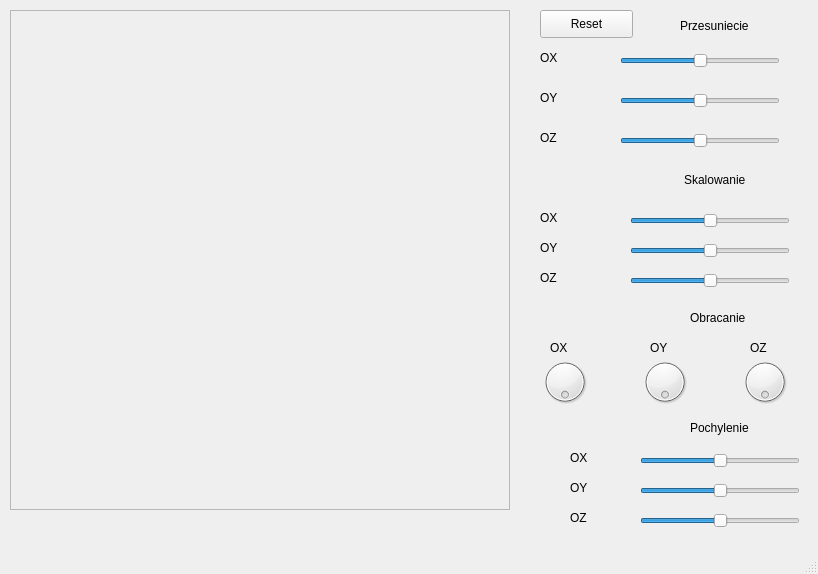
<?xml version="1.0" encoding="UTF-8"?>
<ui version="4.0">
 <class>MyWindow</class>
 <widget class="QMainWindow" name="MyWindow">
  <property name="geometry">
   <rect>
    <x>0</x>
    <y>0</y>
    <width>818</width>
    <height>574</height>
   </rect>
  </property>
  <property name="windowTitle">
   <string>MyWindow</string>
  </property>
  <widget class="QWidget" name="centralWidget">
   <widget class="QFrame" name="rysujFrame">
    <property name="geometry">
     <rect>
      <x>10</x>
      <y>10</y>
      <width>500</width>
      <height>500</height>
     </rect>
    </property>
    <property name="frameShape">
     <enum>QFrame::StyledPanel</enum>
    </property>
    <property name="frameShadow">
     <enum>QFrame::Raised</enum>
    </property>
   </widget>
   <widget class="QLabel" name="label">
    <property name="geometry">
     <rect>
      <x>680</x>
      <y>10</y>
      <width>71</width>
      <height>31</height>
     </rect>
    </property>
    <property name="text">
     <string>Przesuniecie</string>
    </property>
   </widget>
   <widget class="QSlider" name="horizontalSlider">
    <property name="geometry">
     <rect>
      <x>620</x>
      <y>50</y>
      <width>160</width>
      <height>22</height>
     </rect>
    </property>
    <property name="maximum">
     <number>500</number>
    </property>
    <property name="value">
     <number>250</number>
    </property>
    <property name="orientation">
     <enum>Qt::Horizontal</enum>
    </property>
   </widget>
   <widget class="QSlider" name="horizontalSlider_2">
    <property name="geometry">
     <rect>
      <x>620</x>
      <y>90</y>
      <width>160</width>
      <height>22</height>
     </rect>
    </property>
    <property name="maximum">
     <number>500</number>
    </property>
    <property name="value">
     <number>250</number>
    </property>
    <property name="orientation">
     <enum>Qt::Horizontal</enum>
    </property>
   </widget>
   <widget class="QSlider" name="horizontalSlider_3">
    <property name="geometry">
     <rect>
      <x>620</x>
      <y>130</y>
      <width>160</width>
      <height>22</height>
     </rect>
    </property>
    <property name="maximum">
     <number>500</number>
    </property>
    <property name="value">
     <number>250</number>
    </property>
    <property name="orientation">
     <enum>Qt::Horizontal</enum>
    </property>
   </widget>
   <widget class="QLabel" name="label_2">
    <property name="geometry">
     <rect>
      <x>540</x>
      <y>90</y>
      <width>61</width>
      <height>16</height>
     </rect>
    </property>
    <property name="text">
     <string>OY</string>
    </property>
   </widget>
   <widget class="QLabel" name="label_3">
    <property name="geometry">
     <rect>
      <x>540</x>
      <y>50</y>
      <width>61</width>
      <height>16</height>
     </rect>
    </property>
    <property name="text">
     <string>OX</string>
    </property>
   </widget>
   <widget class="QLabel" name="label_4">
    <property name="geometry">
     <rect>
      <x>540</x>
      <y>130</y>
      <width>61</width>
      <height>16</height>
     </rect>
    </property>
    <property name="text">
     <string>OZ</string>
    </property>
   </widget>
   <widget class="QLabel" name="label_5">
    <property name="geometry">
     <rect>
      <x>684</x>
      <y>170</y>
      <width>71</width>
      <height>20</height>
     </rect>
    </property>
    <property name="text">
     <string>Skalowanie</string>
    </property>
   </widget>
   <widget class="QLabel" name="label_6">
    <property name="geometry">
     <rect>
      <x>540</x>
      <y>210</y>
      <width>61</width>
      <height>16</height>
     </rect>
    </property>
    <property name="text">
     <string>OX</string>
    </property>
   </widget>
   <widget class="QLabel" name="label_7">
    <property name="geometry">
     <rect>
      <x>540</x>
      <y>240</y>
      <width>61</width>
      <height>16</height>
     </rect>
    </property>
    <property name="text">
     <string>OY</string>
    </property>
   </widget>
   <widget class="QLabel" name="label_8">
    <property name="geometry">
     <rect>
      <x>540</x>
      <y>270</y>
      <width>61</width>
      <height>16</height>
     </rect>
    </property>
    <property name="text">
     <string>OZ</string>
    </property>
   </widget>
   <widget class="QSlider" name="horizontalSlider_4">
    <property name="geometry">
     <rect>
      <x>630</x>
      <y>210</y>
      <width>160</width>
      <height>22</height>
     </rect>
    </property>
    <property name="maximum">
     <number>500</number>
    </property>
    <property name="value">
     <number>250</number>
    </property>
    <property name="orientation">
     <enum>Qt::Horizontal</enum>
    </property>
   </widget>
   <widget class="QSlider" name="horizontalSlider_5">
    <property name="geometry">
     <rect>
      <x>630</x>
      <y>240</y>
      <width>160</width>
      <height>22</height>
     </rect>
    </property>
    <property name="maximum">
     <number>500</number>
    </property>
    <property name="value">
     <number>250</number>
    </property>
    <property name="orientation">
     <enum>Qt::Horizontal</enum>
    </property>
   </widget>
   <widget class="QSlider" name="horizontalSlider_6">
    <property name="geometry">
     <rect>
      <x>630</x>
      <y>270</y>
      <width>160</width>
      <height>22</height>
     </rect>
    </property>
    <property name="maximum">
     <number>500</number>
    </property>
    <property name="value">
     <number>250</number>
    </property>
    <property name="orientation">
     <enum>Qt::Horizontal</enum>
    </property>
   </widget>
   <widget class="QLabel" name="label_9">
    <property name="geometry">
     <rect>
      <x>690</x>
      <y>310</y>
      <width>71</width>
      <height>16</height>
     </rect>
    </property>
    <property name="text">
     <string>Obracanie</string>
    </property>
   </widget>
   <widget class="QLabel" name="label_10">
    <property name="geometry">
     <rect>
      <x>550</x>
      <y>340</y>
      <width>61</width>
      <height>16</height>
     </rect>
    </property>
    <property name="text">
     <string>OX</string>
    </property>
   </widget>
   <widget class="QLabel" name="label_11">
    <property name="geometry">
     <rect>
      <x>650</x>
      <y>340</y>
      <width>61</width>
      <height>16</height>
     </rect>
    </property>
    <property name="text">
     <string>OY</string>
    </property>
   </widget>
   <widget class="QLabel" name="label_12">
    <property name="geometry">
     <rect>
      <x>750</x>
      <y>340</y>
      <width>61</width>
      <height>16</height>
     </rect>
    </property>
    <property name="text">
     <string>OZ</string>
    </property>
   </widget>
   <widget class="QDial" name="dial">
    <property name="geometry">
     <rect>
      <x>540</x>
      <y>350</y>
      <width>50</width>
      <height>64</height>
     </rect>
    </property>
    <property name="maximum">
     <number>359</number>
    </property>
    <property name="singleStep">
     <number>1</number>
    </property>
    <property name="tracking">
     <bool>true</bool>
    </property>
    <property name="wrapping">
     <bool>true</bool>
    </property>
   </widget>
   <widget class="QDial" name="dial_2">
    <property name="geometry">
     <rect>
      <x>640</x>
      <y>350</y>
      <width>50</width>
      <height>64</height>
     </rect>
    </property>
    <property name="maximum">
     <number>359</number>
    </property>
    <property name="wrapping">
     <bool>true</bool>
    </property>
   </widget>
   <widget class="QDial" name="dial_3">
    <property name="geometry">
     <rect>
      <x>740</x>
      <y>350</y>
      <width>50</width>
      <height>64</height>
     </rect>
    </property>
    <property name="maximum">
     <number>359</number>
    </property>
    <property name="wrapping">
     <bool>true</bool>
    </property>
   </widget>
   <widget class="QLabel" name="label_13">
    <property name="geometry">
     <rect>
      <x>690</x>
      <y>420</y>
      <width>71</width>
      <height>16</height>
     </rect>
    </property>
    <property name="text">
     <string>Pochylenie</string>
    </property>
   </widget>
   <widget class="QSlider" name="horizontalSlider_7">
    <property name="geometry">
     <rect>
      <x>640</x>
      <y>450</y>
      <width>160</width>
      <height>22</height>
     </rect>
    </property>
    <property name="maximum">
     <number>500</number>
    </property>
    <property name="value">
     <number>250</number>
    </property>
    <property name="orientation">
     <enum>Qt::Horizontal</enum>
    </property>
   </widget>
   <widget class="QSlider" name="horizontalSlider_8">
    <property name="geometry">
     <rect>
      <x>640</x>
      <y>480</y>
      <width>160</width>
      <height>22</height>
     </rect>
    </property>
    <property name="maximum">
     <number>500</number>
    </property>
    <property name="value">
     <number>250</number>
    </property>
    <property name="orientation">
     <enum>Qt::Horizontal</enum>
    </property>
   </widget>
   <widget class="QSlider" name="horizontalSlider_9">
    <property name="geometry">
     <rect>
      <x>640</x>
      <y>510</y>
      <width>160</width>
      <height>22</height>
     </rect>
    </property>
    <property name="maximum">
     <number>500</number>
    </property>
    <property name="value">
     <number>250</number>
    </property>
    <property name="orientation">
     <enum>Qt::Horizontal</enum>
    </property>
   </widget>
   <widget class="QLabel" name="label_14">
    <property name="geometry">
     <rect>
      <x>570</x>
      <y>450</y>
      <width>61</width>
      <height>16</height>
     </rect>
    </property>
    <property name="text">
     <string>OX</string>
    </property>
   </widget>
   <widget class="QLabel" name="label_15">
    <property name="geometry">
     <rect>
      <x>570</x>
      <y>480</y>
      <width>61</width>
      <height>16</height>
     </rect>
    </property>
    <property name="text">
     <string>OY</string>
    </property>
   </widget>
   <widget class="QLabel" name="label_16">
    <property name="geometry">
     <rect>
      <x>570</x>
      <y>510</y>
      <width>61</width>
      <height>16</height>
     </rect>
    </property>
    <property name="text">
     <string>OZ</string>
    </property>
   </widget>
   <widget class="QPushButton" name="pushButton">
    <property name="geometry">
     <rect>
      <x>540</x>
      <y>10</y>
      <width>93</width>
      <height>28</height>
     </rect>
    </property>
    <property name="text">
     <string>Reset</string>
    </property>
   </widget>
  </widget>
  <widget class="QStatusBar" name="statusBar"/>
  <action name="actionPierwszy">
   <property name="text">
    <string>Pierwszy</string>
   </property>
  </action>
  <action name="actionDrugi">
   <property name="text">
    <string>Drugi</string>
   </property>
  </action>
 </widget>
 <layoutdefault spacing="6" margin="11"/>
 <resources/>
 <connections/>
</ui>
